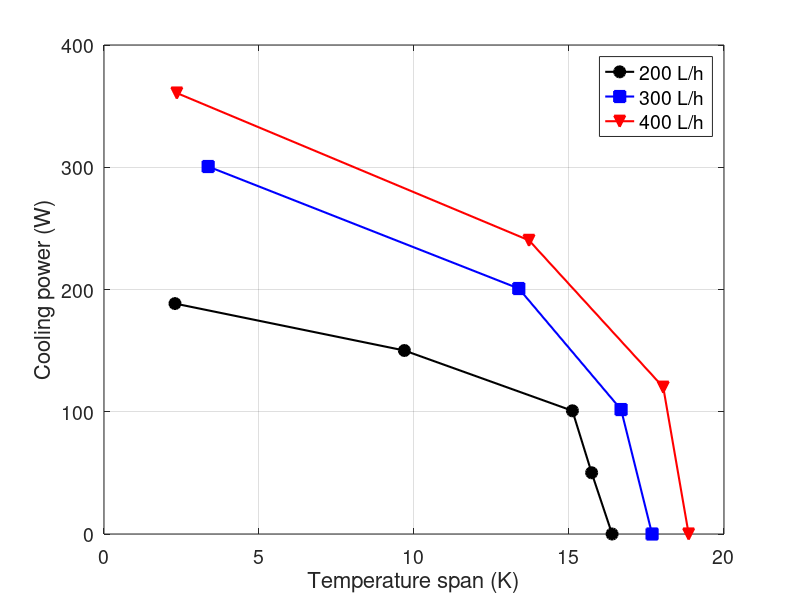

Write the MATLAB code that produced this figure.

dT200=[2.29 9.69 15.11 15.73 16.39];
Qc200=[188.5	150.1	100.8	50.1	0];
dT300=[3.36	13.38 16.68 17.68];
Qc300=[300.6	200.8	101.8	0];
dT400=[2.35	13.71 18.04 18.86];
Qc400=[360.7	240.2	120.1	0];
% Qnorm=667.75751;
% Qc400=Qc400/Qnorm;
% Qc600=Qc600/Qnorm;
% Qc800=Qc800/Qnorm;
%plot results

% Create figure
figure1 = figure('PaperSize',[20.98 29.68]);

% Create axes
axes('Parent',figure1,'FontSize',14);
% Uncomment the following line to preserve the Y-limits of the axes
%ylim([0 1.05]);
box('on');
grid('on');
hold('all');

% Create plot
plot(dT200,Qc200,'-ko','Linewidth',1.5','MarkerFaceColor','k','MarkerSize',8)
plot(dT300,Qc300,'-bs','Linewidth',1.5','MarkerFaceColor','b','MarkerSize',8)
plot(dT400,Qc400,'-rv','Linewidth',1.5','MarkerFaceColor','r','MarkerSize',8)


% Create xlabel
xlabel('Temperature span (K)','FontSize',16);

% Create ylabel
ylabel('Cooling power (W)','FontSize',16);
h = legend('200 L/h','300 L/h','400 L/h')
set(h,'Fontsize',14)

print('-depsc','fig_coolingpower_load.eps');
